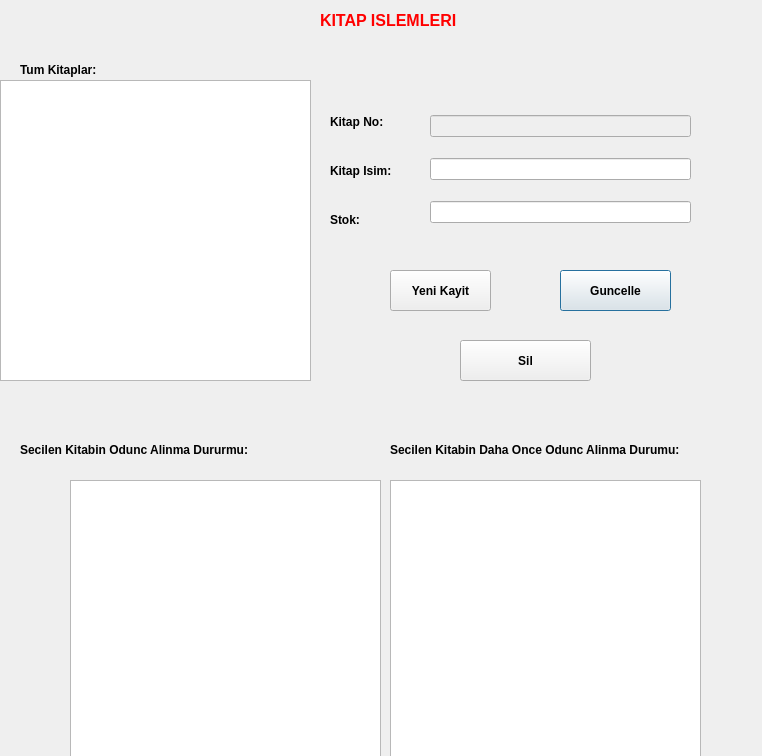
<?xml version="1.0" encoding="UTF-8"?>
<ui version="4.0">
 <class>kitaplar</class>
 <widget class="QDialog" name="kitaplar">
  <property name="geometry">
   <rect>
    <x>0</x>
    <y>0</y>
    <width>762</width>
    <height>756</height>
   </rect>
  </property>
  <property name="windowTitle">
   <string>Dialog</string>
  </property>
  <widget class="QLabel" name="label_5">
   <property name="geometry">
    <rect>
     <x>290</x>
     <y>-30</y>
     <width>141</width>
     <height>20</height>
    </rect>
   </property>
   <property name="palette">
    <palette>
     <active>
      <colorrole role="WindowText">
       <brush brushstyle="SolidPattern">
        <color alpha="255">
         <red>255</red>
         <green>0</green>
         <blue>0</blue>
        </color>
       </brush>
      </colorrole>
     </active>
     <inactive>
      <colorrole role="WindowText">
       <brush brushstyle="SolidPattern">
        <color alpha="255">
         <red>255</red>
         <green>0</green>
         <blue>0</blue>
        </color>
       </brush>
      </colorrole>
     </inactive>
     <disabled/>
    </palette>
   </property>
   <property name="font">
    <font>
     <pointsize>12</pointsize>
     <bold>true</bold>
    </font>
   </property>
   <property name="text">
    <string>UYE ISLEMLERI</string>
   </property>
  </widget>
  <widget class="QPushButton" name="kitap_guncelle">
   <property name="geometry">
    <rect>
     <x>560</x>
     <y>270</y>
     <width>111</width>
     <height>41</height>
    </rect>
   </property>
   <property name="font">
    <font>
     <bold>true</bold>
    </font>
   </property>
   <property name="text">
    <string>Guncelle</string>
   </property>
  </widget>
  <widget class="QPushButton" name="kitap_sil">
   <property name="geometry">
    <rect>
     <x>460</x>
     <y>340</y>
     <width>131</width>
     <height>41</height>
    </rect>
   </property>
   <property name="font">
    <font>
     <bold>true</bold>
    </font>
   </property>
   <property name="text">
    <string>Sil</string>
   </property>
  </widget>
  <widget class="QPushButton" name="kitap_kayit">
   <property name="geometry">
    <rect>
     <x>390</x>
     <y>270</y>
     <width>101</width>
     <height>41</height>
    </rect>
   </property>
   <property name="font">
    <font>
     <bold>true</bold>
    </font>
   </property>
   <property name="text">
    <string>Yeni Kayit</string>
   </property>
  </widget>
  <widget class="QTableView" name="kitaplar_tablo">
   <property name="geometry">
    <rect>
     <x>0</x>
     <y>80</y>
     <width>311</width>
     <height>301</height>
    </rect>
   </property>
  </widget>
  <widget class="QLabel" name="label">
   <property name="geometry">
    <rect>
     <x>20</x>
     <y>60</y>
     <width>101</width>
     <height>20</height>
    </rect>
   </property>
   <property name="font">
    <font>
     <bold>true</bold>
    </font>
   </property>
   <property name="text">
    <string>Tum Kitaplar:</string>
   </property>
  </widget>
  <widget class="QWidget" name="layoutWidget">
   <property name="geometry">
    <rect>
     <x>430</x>
     <y>100</y>
     <width>261</width>
     <height>141</height>
    </rect>
   </property>
   <layout class="QVBoxLayout" name="verticalLayout_3">
    <item>
     <widget class="QLineEdit" name="kitap_no">
      <property name="enabled">
       <bool>false</bool>
      </property>
     </widget>
    </item>
    <item>
     <widget class="QLineEdit" name="kitap_isim"/>
    </item>
    <item>
     <widget class="QLineEdit" name="stok"/>
    </item>
   </layout>
  </widget>
  <widget class="QWidget" name="layoutWidget_2">
   <property name="geometry">
    <rect>
     <x>330</x>
     <y>100</y>
     <width>87</width>
     <height>141</height>
    </rect>
   </property>
   <layout class="QVBoxLayout" name="verticalLayout_4">
    <item>
     <widget class="QLabel" name="label_6">
      <property name="font">
       <font>
        <bold>true</bold>
       </font>
      </property>
      <property name="text">
       <string>Kitap No:</string>
      </property>
     </widget>
    </item>
    <item>
     <widget class="QLabel" name="label_7">
      <property name="font">
       <font>
        <bold>true</bold>
       </font>
      </property>
      <property name="text">
       <string>Kitap Isim:</string>
      </property>
     </widget>
    </item>
    <item>
     <widget class="QLabel" name="label_8">
      <property name="font">
       <font>
        <bold>true</bold>
       </font>
      </property>
      <property name="text">
       <string>Stok:</string>
      </property>
     </widget>
    </item>
   </layout>
  </widget>
  <widget class="QLabel" name="label_9">
   <property name="geometry">
    <rect>
     <x>320</x>
     <y>10</y>
     <width>171</width>
     <height>20</height>
    </rect>
   </property>
   <property name="palette">
    <palette>
     <active>
      <colorrole role="WindowText">
       <brush brushstyle="SolidPattern">
        <color alpha="255">
         <red>255</red>
         <green>0</green>
         <blue>0</blue>
        </color>
       </brush>
      </colorrole>
     </active>
     <inactive>
      <colorrole role="WindowText">
       <brush brushstyle="SolidPattern">
        <color alpha="255">
         <red>255</red>
         <green>0</green>
         <blue>0</blue>
        </color>
       </brush>
      </colorrole>
     </inactive>
     <disabled/>
    </palette>
   </property>
   <property name="font">
    <font>
     <pointsize>12</pointsize>
     <bold>true</bold>
    </font>
   </property>
   <property name="text">
    <string>KITAP ISLEMLERI</string>
   </property>
  </widget>
  <widget class="QTableView" name="kitap_odunc_durum">
   <property name="geometry">
    <rect>
     <x>70</x>
     <y>480</y>
     <width>311</width>
     <height>391</height>
    </rect>
   </property>
  </widget>
  <widget class="QTableView" name="kitap_oncede_odunc_durum">
   <property name="geometry">
    <rect>
     <x>390</x>
     <y>480</y>
     <width>311</width>
     <height>361</height>
    </rect>
   </property>
  </widget>
  <widget class="QLabel" name="label_10">
   <property name="geometry">
    <rect>
     <x>20</x>
     <y>440</y>
     <width>291</width>
     <height>20</height>
    </rect>
   </property>
   <property name="font">
    <font>
     <bold>true</bold>
    </font>
   </property>
   <property name="text">
    <string>Secilen Kitabin Odunc Alinma Dururmu:</string>
   </property>
  </widget>
  <widget class="QLabel" name="label_12">
   <property name="geometry">
    <rect>
     <x>390</x>
     <y>440</y>
     <width>361</width>
     <height>20</height>
    </rect>
   </property>
   <property name="font">
    <font>
     <bold>true</bold>
    </font>
   </property>
   <property name="text">
    <string>Secilen Kitabin Daha Once Odunc Alinma Durumu:</string>
   </property>
  </widget>
 </widget>
 <resources/>
 <connections/>
</ui>
